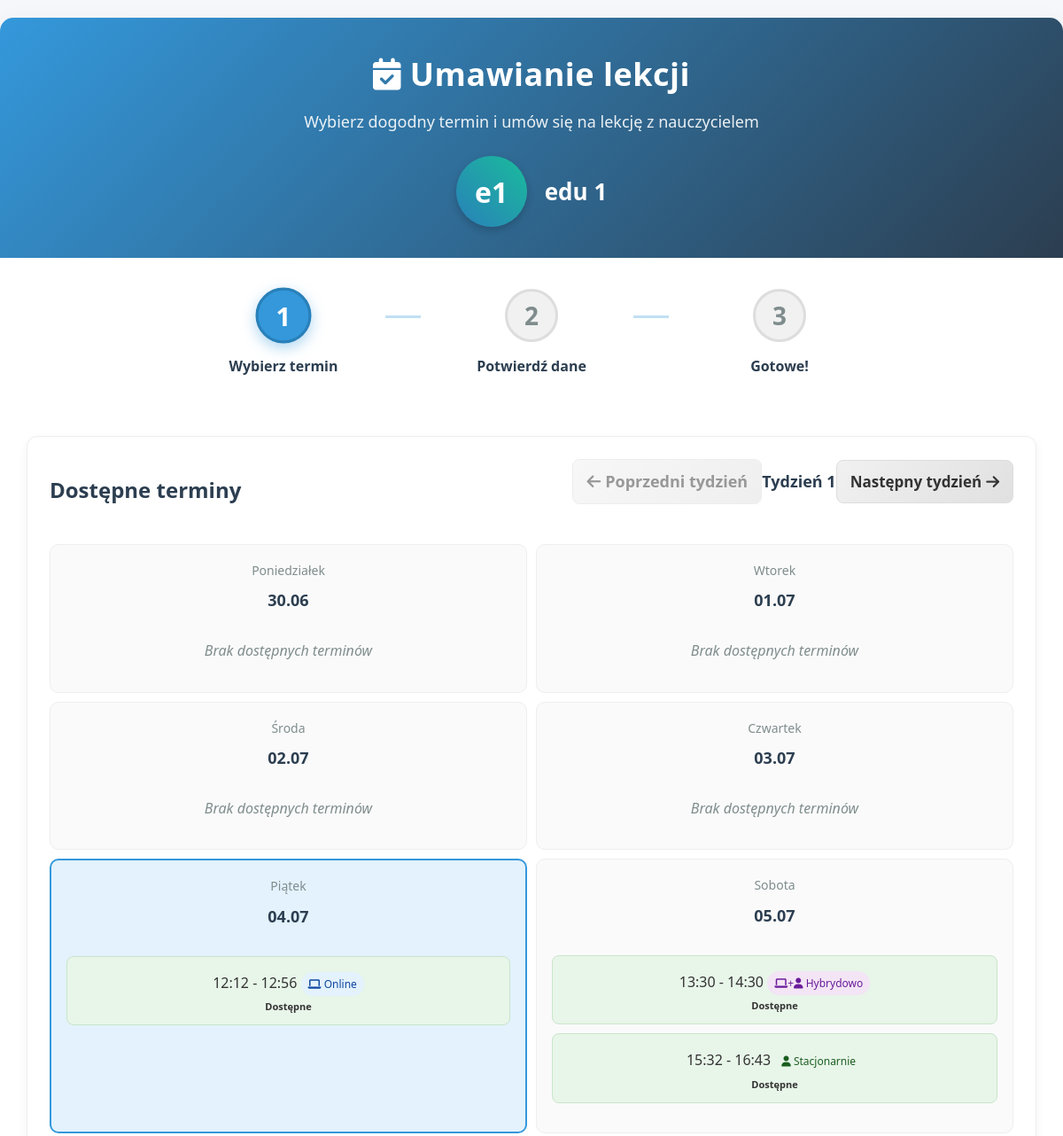
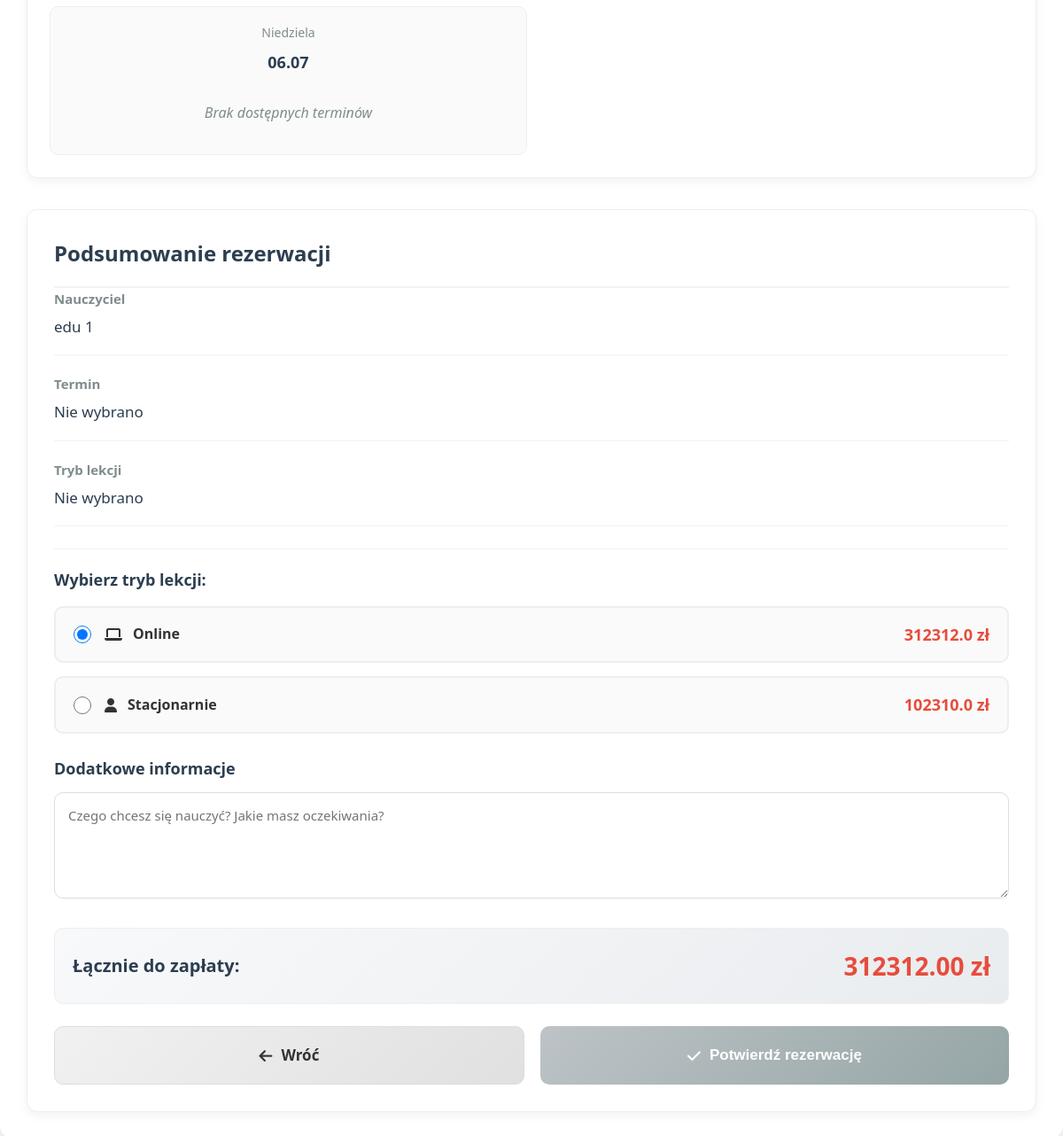
Screenshot of /book_teacher/3 (signed in) with the database file from the repository (2 pictures, top to bottom).
### tables this page shows
CREATE TABLE users (
                id INTEGER PRIMARY KEY AUTOINCREMENT,
                username TEXT UNIQUE NOT NULL,
                email TEXT UNIQUE NOT NULL,
                hash TEXT NOT NULL,
                role INTEGER DEFAULT 0,
                voivodeship TEXT,
                regional_teacher_id INTEGER,
                first_name TEXT,
                last_name TEXT,
                phone TEXT,
                school TEXT,
                subjects TEXT,
                experience_years INTEGER,
                bio TEXT,
                profile_picture TEXT,
                created_at TIMESTAMP DEFAULT CURRENT_TIMESTAMP,
                is_online INTEGER DEFAULT 0,
                last_online TIMESTAMP,
                teaching_modes TEXT DEFAULT 'online',
                availability_hours INTEGER DEFAULT 8,
                parental_email TEXT,
                password_setup_token TEXT,
                token_expiry TIMESTAMP,
                password_reset_token TEXT,
                password_reset_expiry TIMESTAMP,
                tmethod TEXT DEFAULT 'default_method'
            );

CREATE TABLE teacher_availability (
                id INTEGER PRIMARY KEY AUTOINCREMENT,
                teacher_id INTEGER NOT NULL,
                day_of_week INTEGER NOT NULL,
                start_time TEXT NOT NULL,
                end_time TEXT NOT NULL,
                is_available INTEGER NOT NULL DEFAULT 1,
                teaching_mode TEXT NOT NULL,
                created_at TIMESTAMP DEFAULT CURRENT_TIMESTAMP,
                updated_at TIMESTAMP DEFAULT CURRENT_TIMESTAMP,
                FOREIGN KEY (teacher_id) REFERENCES users (id)
            );

CREATE TABLE teacher_pricing (
                teacher_id INTEGER PRIMARY KEY,
                price_online REAL NOT NULL DEFAULT 80.0,
                price_in_person REAL NOT NULL DEFAULT 100.0,
                updated_at TIMESTAMP DEFAULT CURRENT_TIMESTAMP,
                FOREIGN KEY (teacher_id) REFERENCES users (id)
            );

### app.py (the view, shortened to what this page needs)
@app.route("/book_teacher/<int:teacher_id>", methods=["GET", "POST"])
def book_teacher(teacher_id):
    if "user_id" not in session:
        flash("Musisz być zalogowany, aby umawiać lekcje", "error")
        return redirect(url_for("login"))
    student_id = session["user_id"]
    db = get_db()
    week_offset = request.args.get('week_offset', 0, type=int)
    week_offset = max(0, min(1, week_offset))
    today = datetime.now().date()
    start_of_week = today - timedelta(days=today.weekday()) + timedelta(weeks=week_offset)
    week_dates = [start_of_week + timedelta(days=i) for i in range(14)]
    teacher = db.execute("""
        SELECT id, first_name, last_name, teaching_modes
        FROM users
        WHERE id = ? AND role IN (?, ?)
    """, (teacher_id, ROLE_TEACHER, ROLE_REGIONAL_TEACHER)).fetchone()
    if not teacher:
        flash("Nauczyciel nie istnieje", "error")
        return redirect(url_for("index"))
    teacher = row_to_dict(teacher)
    pricing = db.execute("""
        SELECT price_online, price_in_person
        FROM teacher_pricing
        WHERE teacher_id = ?
    """, (teacher_id,)).fetchone()
    if not pricing:
        pricing = {"price_online": 80.0, "price_in_person": 100.0}
    availability_rows = db.execute("""
        SELECT day_of_week, start_time, end_time, is_available, teaching_mode
        FROM teacher_availability
        WHERE teacher_id = ? AND is_available = 1
    """, (teacher_id,)).fetchall()
    availability_blocks = {}
    for row in availability_rows:
        day = row['day_of_week']
        if day not in availability_blocks:
            availability_blocks[day] = []
        start_time = normalize_time(row['start_time'])
        end_time = normalize_time(row['end_time'])
        time_slot = f"{start_time} - {end_time}"
        availability_blocks[day].append({
            "start": start_time,
            "end": end_time,
            "mode": row['teaching_mode'],
            "time_slot": time_slot
        })
    booked_slots = {}
    if week_dates:
        start_date = week_dates[0].strftime("%Y-%m-%d")
        end_date = week_dates[-1].strftime("%Y-%m-%d")
        booking_rows = db.execute("""
            SELECT booking_date, time_slot
            FROM bookings
            WHERE teacher_id = ?
              AND status NOT IN ('cancelled', 'odwolana')
              AND booking_date BETWEEN ? AND ?
        """, (teacher_id, start_date, end_date)).fetchall()
        for row in booking_rows:
            date_str = row['booking_date']
            if date_str not in booked_slots:
                booked_slots[date_str] = set()
            normalized_slot = normalize_time_slot(row['time_slot'])
            booked_slots[date_str].add(normalized_slot)
    return render_template("book_teacher.html",
                           teacher=teacher,
                           availability_blocks=availability_blocks,
                           booked_slots=booked_slots,
                           teaching_modes=TEACHING_MODES,
                           pricing=pricing,
                           timedelta=timedelta,
                           week_dates=week_dates,
                           week_offset=week_offset)

### app.py (called while the page is built)
def get_db():
    db = getattr(g, '_database', None)
    if db is None:
        db = g._database = sqlite3.connect(DATABASE)
        db.row_factory = sqlite3.Row
    return db

def normalize_time(time_str):
    try:
        t = datetime.strptime(time_str, '%H:%M')
        return t.strftime('%H:%M')
    except:
        return time_str

def normalize_time_slot(time_slot):
    parts = time_slot.split(' - ')
    if len(parts) != 2:
        return time_slot
    start = normalize_time(parts[0].strip())
    end = normalize_time(parts[1].strip())
    return f"{start} - {end}"

@app.teardown_appcontext
def close_connection(exception):
    db = getattr(g, '_database', None)
    if db is not None:
        db.close()

def row_to_dict(row):
    return dict(row) if row else None

@app.context_processor
def utility_processor():
    return dict(
        get_day_name=get_day_name,
        get_role_name=get_role_name,
        datetime=datetime,
        timedelta=timedelta,
        format_time_slot=format_time_slot
    )

### templates/book_teacher.html (shortened to what this page needs)
<!DOCTYPE html>
<html lang="pl">
<head>
    <link rel="stylesheet" href="https://cdnjs.cloudflare.com/ajax/libs/font-awesome/6.4.0/css/all.min.css">
</head>
<body>
    <div class="booking-container">
        <div class="booking-header">
            <h1><i class="fas fa-calendar-check"></i> Umawianie lekcji</h1>
            <p>Wybierz dogodny termin i umów się na lekcję z nauczycielem</p>
            <div class="teacher-info">
                <div class="teacher-avatar">
                    {{ teacher.first_name[0] }}{{ teacher.last_name[0] }}
                </div>
                <div class="teacher-name">
                    {{ teacher.first_name }} {{ teacher.last_name }}
                </div>
            </div>
        </div>
        <div class="booking-steps">
            <div class="step active">
                <div class="step-number">1</div>
                <div class="step-title">Wybierz termin</div>
            </div>
            <div class="step">
                <div class="step-number">2</div>
                <div class="step-title">Potwierdź dane</div>
            </div>
            <div class="step">
                <div class="step-number">3</div>
                <div class="step-title">Gotowe!</div>
            </div>
        </div>
        <form method="POST" action="{{ url_for('book_teacher', teacher_id=teacher.id, week_offset=week_offset) }}" id="bookingForm">
            <div class="booking-content">
                <div class="calendar-container">
                    <div class="calendar-header">
                        <h2 class="calendar-title">Dostępne terminy</h2>
                        <div class="week-navigation">
                            {% if week_offset == 0 %}
                                <span class="btn disabled">
                                    <i class="fas fa-arrow-left"></i> Poprzedni tydzień
                                </span>
                            {% else %}
                                <a href="{{ url_for('book_teacher', teacher_id=teacher.id, week_offset=week_offset-1) }}" class="btn">
                                    <i class="fas fa-arrow-left"></i> Poprzedni tydzień
                                </a>
                            {% endif %}
                            <span>Tydzień {{ week_offset + 1 }}</span>
                            {% if week_offset == 1 %}
                                <span class="btn disabled">
                                    Następny tydzień <i class="fas fa-arrow-right"></i>
                                </span>
                            {% else %}
                                <a href="{{ url_for('book_teacher', teacher_id=teacher.id, week_offset=week_offset+1) }}" class="btn">
                                    Następny tydzień <i class="fas fa-arrow-right"></i>
                                </a>
                            {% endif %}
                        </div>
                    </div>
                    <div class="calendar-grid">
                        <div class="week-row">
                            {% for day_date in week_dates[:7] %}
                            <div class="calendar-day {% if day_date == datetime.now().date() %}current-day{% endif %}" data-full-date="{{ day_date.strftime('%Y-%m-%d') }}">
                                <div class="day-name">{{ ['Poniedziałek', 'Wtorek', 'Środa', 'Czwartek', 'Piątek', 'Sobota', 'Niedziela'][loop.index0] }}</div>
                                <div class="day-date">
                                    {{ day_date.strftime('%d.%m') }}
                                </div>
                                <div class="time-slots">
                                    {% set day_of_week = loop.index0 %}
                                    {% set day_date_str = day_date.strftime('%Y-%m-%d') %}
                                    {% if day_of_week in availability_blocks %}
                                        {% for block in availability_blocks[day_of_week] %}
                                            {% set time_slot = block.time_slot %}
                                            {% set normalized_slot = time_slot | replace(' ', '') | replace(':', '') | lower %}
                                            {% set is_booked = false %}
                                            {% if day_date_str in booked_slots and normalized_slot in booked_slots[day_date_str] %}
                                                {% set is_booked = true %}
                                            {% endif %}
                                            <div class="time-block
                                                        {% if is_booked %}booked{% else %}available{% endif %}"
                                                 data-day="{{ day_of_week }}"
                                                 data-slot="{{ time_slot }}"
                                                 data-mode="{{ block.mode }}"
                                                 {% if is_booked %}title="Ten termin jest już zajęty"{% endif %}>
                                                {{ time_slot }}
                                                <div class="mode-indicator {{ block.mode }}">
                                                    {% if block.mode == 'online' %}
                                                        <i class="fas fa-laptop"></i> Online
                                                    {% elif block.mode == 'in_person' %}
                                                        <i class="fas fa-user"></i> Stacjonarnie
                                                    {% elif block.mode == 'hybrid' %}
                                                        <i class="fas fa-laptop"></i>+<i class="fas fa-user"></i> Hybrydowo
                                                    {% else %}
                                                        <i class="fas fa-laptop"></i>+<i class="fas fa-user"></i> Oba
                                                    {% endif %}
                                                </div>
                                                <div class="slot-status">
                                                    {% if is_booked %}
                                                        <span>Zajęte</span>
                                                    {% else %}
                                                        Dostępne
                                                    {% endif %}
                                                </div>
                                            </div>
                                        {% endfor %}
                                    {% else %}
                                        <div class="no-availability">
                                            Brak dostępnych terminów
                                        </div>
                                    {% endif %}
                                </div>
                            </div>
                            {% endfor %}
                        </div>
                    </div>
                </div>
                <div class="booking-summary">
                    <h3 class="summary-title">Podsumowanie rezerwacji</h3>
                    <div class="summary-item">
                        <div class="item-label">Nauczyciel</div>
                        <div class="item-value">{{ teacher.first_name }} {{ teacher.last_name }}</div>
                    </div>
                    <div class="summary-item">
                        <div class="item-label">Termin</div>
                        <div class="item-value" id="selectedDateTime">Nie wybrano</div>
                    </div>
                    <div class="summary-item">
                        <div class="item-label">Tryb lekcji</div>
                        <div class="item-value" id="selectedLessonMode">Nie wybrano</div>
                    </div>
                    <div class="mode-selector">
                        <div class="mode-title">Wybierz tryb lekcji:</div>
                        <div class="mode-options">
                            <label class="mode-option" id="onlineOption">
                                <input type="radio" name="lesson_mode" value="online" checked>
                                <div class="mode-info">
                                    <i class="fas fa-laptop"></i>
                                    <span>Online</span>
                                </div>
                                <div class="mode-price">{{ pricing.price_online }} zł</div>
                            </label>
                            <label class="mode-option" id="inPersonOption">
                                <input type="radio" name="lesson_mode" value="in_person">
                                <div class="mode-info">
                                    <i class="fas fa-user"></i>
                                    <span>Stacjonarnie</span>
                                </div>
                                <div class="mode-price">{{ pricing.price_in_person }} zł</div>
                            </label>
                        </div>
                    </div>
                    <div class="notes-section">
                        <div class="notes-title">Dodatkowe informacje</div>
                        <textarea name="notes" class="notes-input" placeholder="Czego chcesz się nauczyć? Jakie masz oczekiwania?"></textarea>
                    </div>
                    <div class="total-price">
                        <div class="price-label">Łącznie do zapłaty:</div>
                        <div class="price-value" id="totalPrice">0 zł</div>
                    </div>
                    <div class="booking-actions">
                        <a href="{{ url_for('teacher_profile', teacher_id=teacher.id) }}" class="btn btn-secondary">
                            <i class="fas fa-arrow-left"></i> Wróć
                        </a>
                        <button type="submit" class="btn btn-primary" id="confirmButton" disabled>
                            <i class="fas fa-check"></i> Potwierdź rezerwację
                        </button>
                    </div>
                </div>
            </div>
        </form>
    </div>
</body>
</html>

### rows the page displays
users: first_name "e", last_name "1", first_name "edu"
teacher_availability: time_slot "12:12 - 12:56", teaching_mode "online" (drawn)
teacher_availability: time_slot "13:30 - 14:30", teaching_mode "hybrid" (drawn)
teacher_availability: time_slot "15:32 - 16:43", teaching_mode "in_person" (drawn)
teacher_pricing: price_online "312312.0", price_in_person "102310.0"

### other values shown
{{ week_offset + 1 }} "1"
{{ day_date.strftime('%d.%m') }} "30.06" "01.07" "02.07" "03.07" "04.07" "05.07" "06.07"
